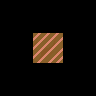

A 2D game scene composited from a Tiled map and its tileset images. What follows is a short description and the map's XML, with every tile layer's data as written:
An orthogonal 3x3 tile map with 32x32 px tiles, 2 tile layers (input_walls, output_walls).

<map version="1.10" tiledversion="1.11.2" orientation="orthogonal" renderorder="right-down" width="3" height="3" tilewidth="32" tileheight="32" infinite="0" nextlayerid="3" nextobjectid="1">
 <tileset firstgid="1" source="terrain.tsx" />
 <layer id="1" name="input_walls" width="3" height="3">
  <data encoding="csv">
0,0,0,
0,450,0,
0,0,0
</data>
 </layer>
 <layer id="2" name="output_walls" width="3" height="3">
  <data encoding="csv">
0,0,0,
0,408,0,
0,0,0
</data>
 </layer>
</map>
